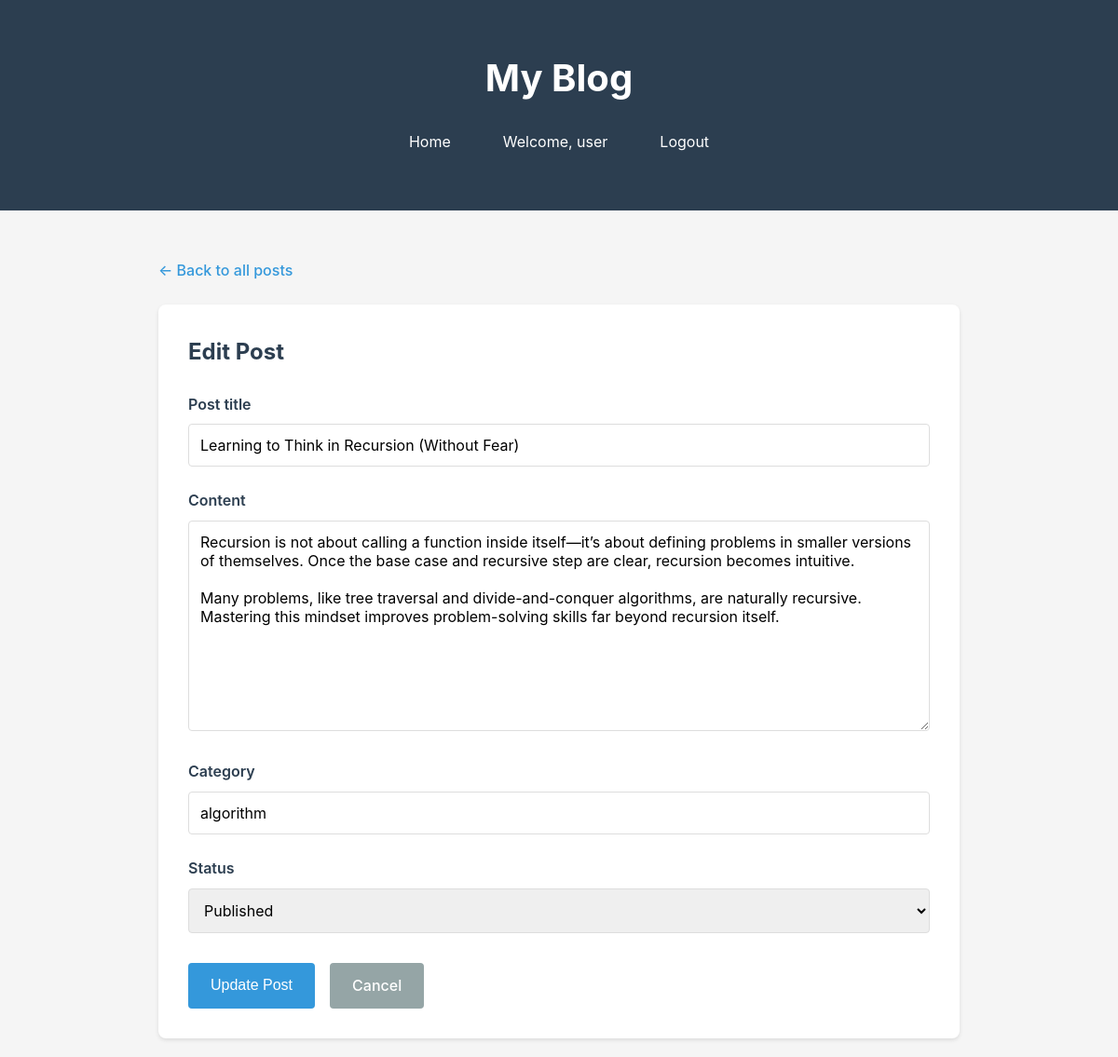
Page /post/learning-to-think-in-recursion-without-fear/edit/ (signed in) on the committed database.
### blog/models.py (models this page shows, shortened)
class Post(models.Model):
    STATUS_CHOICES = (
        ('draft', 'Draft'),
        ('published', 'Published')
    )
    title = models.CharField(max_length=200)
    slug = models.SlugField(unique=True, max_length=100, blank=True)
    author = models.ForeignKey(User, on_delete=models.CASCADE, related_name='blog_posts')
    content = models.TextField()
    category = models.CharField(max_length=100, blank=True, null=True)
    status = models.CharField(max_length=10, choices=STATUS_CHOICES, default='draft')
    created_at = models.DateTimeField(auto_now_add=True)
    updated_at = models.DateTimeField(auto_now=True)
    class Meta:
        ordering = ['-created_at']

### blog/views.py (the view)
# urls.py: path('post/<slug:slug>/edit/', views.post_update, name='post_update'),
@login_required
def post_update(request, slug):
    post = get_object_or_404(Post, slug=slug, author=request.user)
    if request.method == 'POST':
        form = PostForm(request.POST, instance=post)
        if form.is_valid():
            form.save()
            return redirect('post_detail', slug=post.slug)
    else:
        form = PostForm(instance=post)
    context = {
        'form': form,
        'post': post
    }
    return render(request, 'post_form.html', context)

### blog/forms.py (shortened to what this page needs)
class PostForm(forms.ModelForm):
    class Meta:
        model = Post
        fields = ['title', 'content', 'category', 'status']
        widgets = {
            'title': forms.TextInput(attrs={
                'class': 'form-control',
                'placeholder': "Enter post title"
            }),
            'content': forms.Textarea(attrs={
                'class': 'form-control',
                'rows': 10,
                'placeholder': 'Write your post content here...'
            }),
            'category': forms.TextInput(attrs={
                'class': 'form-control',
                'placeholder': 'Category (optional)'
            }),
            'status':forms.Select(attrs={
                'class': 'form-control'
            })
        }
        labels = {
            'title': 'Post title',
            'content': 'Content',
            'category': 'Category',
            'status': 'Status'
        }

### blog/templates/post_form.html (shortened to what this page needs)
<!DOCTYPE html>
<html lang="en">
<head>
</head>
<body>
    <header>
        <div class="container">
            <h1><a href="{% url 'home' %}">My Blog</a></h1>
            <nav class="header-nav">
                <a href="{% url 'home' %}" class="nav-link">Home</a>
                {% if user.is_authenticated %}
                    <span class="nav-link">Welcome, {{ user.username }}</span>
                    <a href="{% url 'admin:logout' %}" class="nav-link">Logout</a>
                {% endif %}
            </nav>
        </div>
    </header>
    <div class="container">
        <a href="{% url 'home' %}" class="back-link">← Back to all posts</a>
        <div class="form-container">
            <h2>{% if post %}Edit Post{% else %}Create New Post{% endif %}</h2>
            <form method="post">
                {% for field in form %}
                    <div class="form-group">
                        <label for="{{ field.id_for_label }}">{{ field.label }}</label>
                        {{ field }}
                    </div>
                {% endfor %}
                <div class="btn-group">
                    <button type="submit" class="btn btn-primary">
                        {% if post %}Update Post{% else %}Create Post{% endif %}
                    </button>
                    <a href="{% url 'home' %}" class="btn btn-secondary">Cancel</a>
                </div>
            </form>
        </div>
    </div>
</body>
</html>

### blog/templates/post_form.html (style rules this page uses)
* { margin: 0; padding: 0; box-sizing: border-box; }
body { font-family: -apple-system, BlinkMacSystemFont, "Segoe UI", Roboto, "Helvetica Neue", Arial, sans-serif; line-height: 1.6; color: #333; background-color: #f5f5f5; }
.container { max-width: 900px; margin: 0 auto; padding: 20px; }
header { background: #2c3e50; color: white; padding: 2rem 0; margin-bottom: 2rem; }
header h1 { text-align: center; font-size: 2.5rem; margin-bottom: 1rem; }
header h1 a { color: white; text-decoration: none; }
.header-nav { display: flex; justify-content: center; align-items: center; gap: 1.5rem; flex-wrap: wrap; }
.nav-link { color: white; text-decoration: none; padding: 0.5rem 1rem; border-radius: 4px; transition: background 0.3s; }
.back-link { display: inline-block; color: #3498db; text-decoration: none; margin-bottom: 1.5rem; font-weight: 500; }
.form-container { background: white; padding: 2rem; border-radius: 8px; box-shadow: 0 2px 4px rgba(0,0,0,0.1); }
.form-container h2 { color: #2c3e50; margin-bottom: 1.5rem; }
.form-group { margin-bottom: 1.5rem; }
.form-group label { display: block; font-weight: 600; margin-bottom: 0.5rem; color: #2c3e50; }
.form-group input[type="text"], .form-group textarea, .form-group select { width: 100%; padding: 0.75rem; border: 1px solid #ddd; border-radius: 4px; font-size: 1rem; font-family: inherit; }
.form-group textarea { resize: vertical; min-height: 200px; }
.btn-group { display: flex; gap: 1rem; margin-top: 2rem; }
.btn { padding: 0.75rem 1.5rem; border: none; border-radius: 4px; font-size: 1rem; cursor: pointer; text-decoration: none; display: inline-block; font-weight: 500; }
.btn-primary { background: #3498db; color: white; }
.btn-secondary { background: #95a5a6; color: white; }

### rows in the picture
Post: form "Learning to Think in Recursion (Without Fear)" "Recursion is not about calling a function inside itself—it’s about defining problems in smaller versions of themselves. Once the base case and recursive step are clear, recursion becomes intuitive. Many problems, like tree traversal and divide-and-conquer algorithms, are naturally recursive. Mastering this mindset improves problem-solving skills far beyond recursion itself." "algorithm" "Published"

### other values in the picture
{{ user.username }} "user"
{{ field.label }} "Post title" "Content" "Category" "Status"
